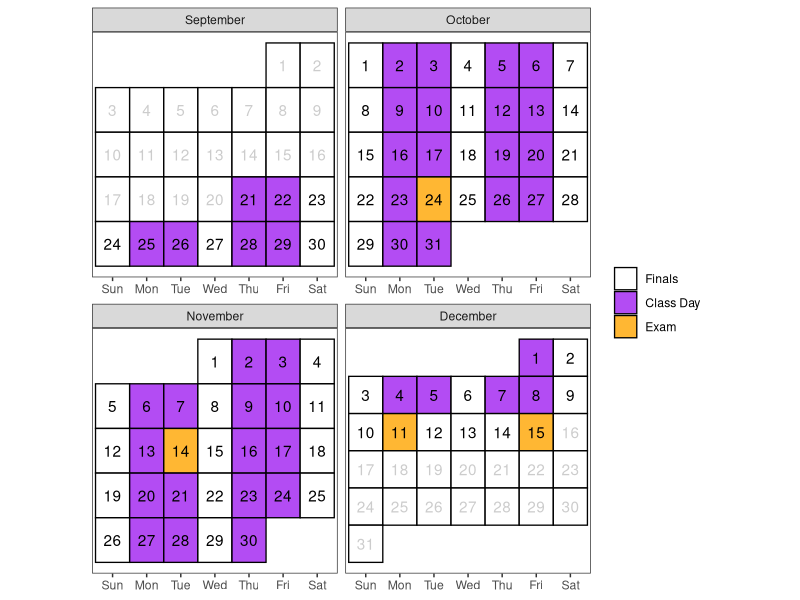
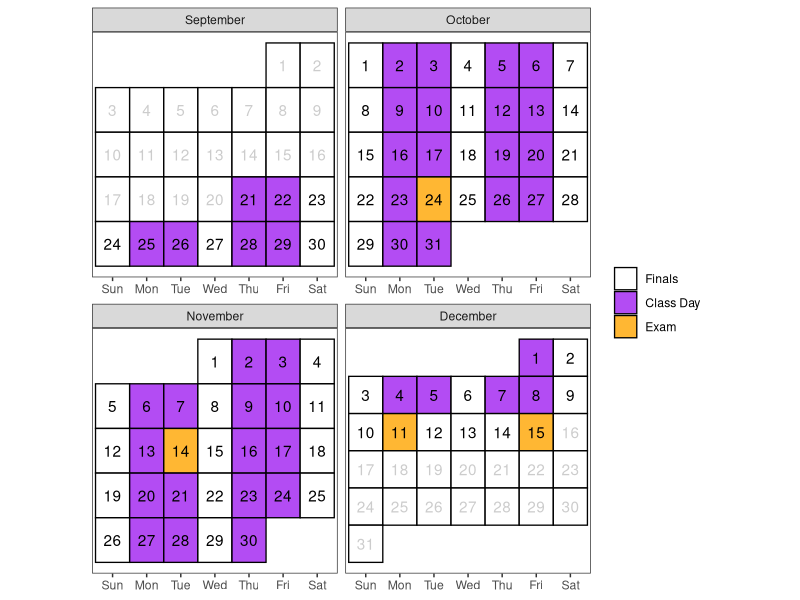
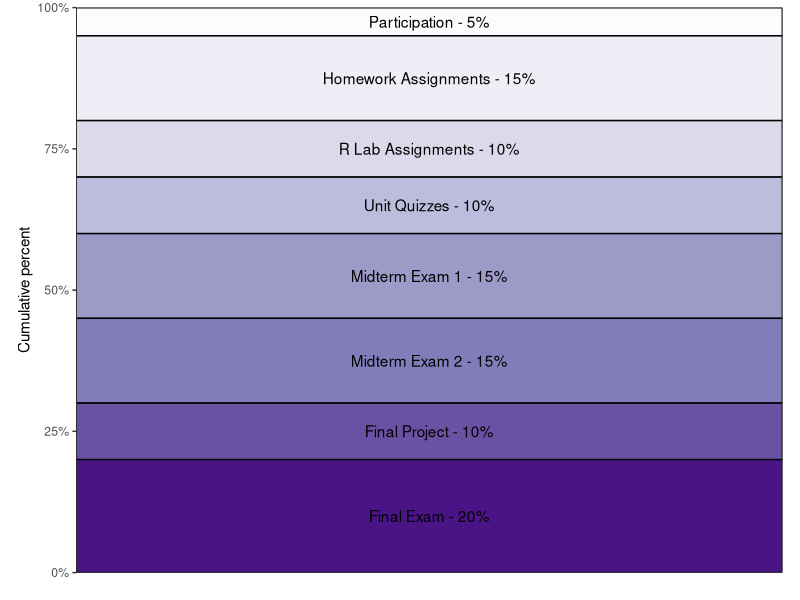

Generate these figures, in order, with R:
## ---- chunk 1
#| include: false

library(tidyverse)

# Create a calendar for your syllabus ----
# Source: http://svmiller.com/blog/2020/08/a-ggplot-calendar-for-your-semester/

# 1) what is the first Day of the semester?
# Any number of ways to identify dates in R, but we'll use {lubridate} and the ymd() function here.
# Format: YYYYMMDD
semester_dates <- seq(ymd(20230921), ymd(20231215), by=1)
# Weekday(s) of class
class_wdays <- c("Mon", "Tue", "Thu", "Fri")

not_here_dates <- c(
  # ymd("202311"),
  # ymd("20230220")
  # Break
  seq(ymd(20221120), ymd(20221124), by = 1)
  )

exam_dates <- c(ymd(20231024), 
                ymd(20231114),
                ymd(20231211),
                ymd(20231215)
                )

# project_dates <- c(ymd(20221104), ymd(20221205), ymd(20221209))
finals_week <- seq(ymd(20231210), ymd(20231215), by = 1)

# Custom function for treating the first day of the month as the first week 
# of the month up until the first Sunday 
# (unless Sunday was the start of the month)
wom <- function(date) {
    first <- wday(as.Date(paste(year(date), month(date), 1, sep = "-")))
    return((mday(date) + (first - 2)) %/% 7 + 1)
  }
# Create a data frame of dates, assign to Cal
Cal <- tibble(date = seq(ymd(20230901), ymd(20231231), by=1))  |>
  mutate(mon = lubridate::month(date, label = T, abbr = F),
         wkdy = weekdays(date, abbreviate = T),
         wkdy = fct_relevel(wkdy, "Sun", "Mon", "Tue", "Wed", "Thu","Fri","Sat"), # make sure Sunday comes first
         semester = date %in% semester_dates, 
         # project = date %in% project_dates,
         exams = date %in% exam_dates, # is it an exam?
         not_here = date %in% not_here_dates, # is it a day off?
         exam_wk = date %in% finals_week,
         day = lubridate::mday(date), 
         week = wom(date)
         ) |>
  mutate(category = case_when(
    # project ~ "Project",
    exams ~ "Exam",
    not_here ~ "Cal Poly Holiday",
    semester & wkdy %in% class_wdays & !not_here & !exam_wk | date == "2023-01-17" ~ "Class Day",
    semester ~ "Finals",
    TRUE ~ "NA"
  )
  )

class_cal <- Cal |> 
  ggplot(aes(wkdy, week)) +
  theme_bw() +
  theme(aspect.ratio = 1, 
        panel.grid.major.x = element_blank(),
        legend.position = "right",
        legend.title = element_blank(),
        axis.title.y = element_blank(), 
        axis.title.x = element_blank(),
        axis.ticks.y = element_blank(), 
        axis.text.y = element_blank()) +
  geom_tile(alpha=0.8, aes(fill=category), color="black", size=.45) +
  facet_wrap(~mon, scales = "free", ncol=2) +
  geom_text(aes(label = day, color = semester & (!not_here))) +
  # put your y-axis down, flip it, and reverse it
  scale_y_reverse(breaks=NULL) +
  # manually fill scale colors to something you like...
  scale_color_manual(values = c("FALSE" = "grey80", "TRUE" = "black"), guide = "none") + 
  scale_fill_manual(values=c("Class Day"="purple", 
                             "Finals"="white",
                             "Cal Poly Holiday" = "grey10",
                             "NA" = "white", # I like these whited out...
                             "Exam"="orange"),
                    #... but also suppress a label for a non-class semester day
                    breaks=c("Finals", "Cal Poly Holiday", "Class Day","Exam"))
class_cal

exam_days <- filter(Cal, category == "Exam") |>
  dplyr::mutate(topic = c("Midterm Exam 1",
                          "Midterm Exam 2",
                   "Final Exam (Section 02 at 7:10 - 10am) -- if you come to class 8am - 9am", 
                   "Final Exam (Section 01 at 7:10 - 10am) -- if you come to class 7am - 8am"),
         time = c("In Class", 
                  "In Class",
                  "7:10AM - 10:00AM", 
                  "7:10AM - 10:00AM"
                  )
         ) |>
  rowwise() |>
  mutate(sem_week = week(date),
         Date = paste(format(date, "%b %e"), sep = ",", collapse = ", "))

# project_days <- filter(Cal, category == "Project") |>
#   mutate(topic = c("Project Proposal Due", "Project Presentation Due", "Project Report Due"),
#          time = c("8pm", "8pm", "8pm")) |>
#   mutate(Date = format(date, "%b %e"),
#          sem_week = week(date))

class_days <- filter(Cal, category %in% c("Class Day")) |>
  mutate(sem_week = week(date)) |>
  group_by(sem_week) |>
  # group_by(sem_week) |>
  summarize(Date = paste(format(date, "%b %e"), sep = ",", collapse = ", ")) |>
  mutate(topic = c(
    "Ch. 0 - Welcome to Stat 218",
    "Ch. 1 - Introduction to Statistical Thinking",
    "Ch. 2 - Inference for One Proportion",
    "Ch. 4 - Analysis of a Single Categorical Variable",
    "Ch. 5 - Methods for Two Categorical Variables",
    "Ch. 6 - Methods for Describing a Numerical Variable",
    "Ch. 7 - Inferential Methods for a Single Numerical Variable",
    "Ch. 8 - Comparing a Numerical Variable Across Two Groups",
    "Ch. 9 - Comparing a Numerical Variable Across More than Two Groups",
    "THANKSGIVING BREAK, NO CLASS",
    "Ch. 10 - Methods for Two Numerical Variables",
    "Final Project")) |>
  # bind_rows(project_days) |>
  bind_rows(exam_days) |>
  arrange(sem_week) |>
  select(Date, Topic = topic)
## ---- chunk 2
#| echo: false
#| eval: true
#| warning: false
#| fig-width: 8
#| fig-height: 8
#| fig-pos: 'h'
class_cal
## ---- chunk 3
#| echo: false
#| eval: true
#| fig-pos: 'h'
class_days |>
kableExtra::kable(caption = "Tentative schedule of class topics:", format = "simple")
## ---- chunk 4
#| echo: false
library(RColorBrewer)
pal <- brewer.pal(n = 8, name = "Purples")

grades <- tribble(
  ~category,  ~percent,
  "Participation", 0.05,
  "Homework Assignments", 0.15,
  "R Lab Assignments", 0.10,
  "Unit Quizzes", 0.10,
  "Midterm Exam 1", 0.15, 
  "Midterm Exam 2", 0.15,
  "Final Project", 0.10,
  "Final Exam", 0.20
) |> 
  mutate(category = factor(category, 
                           levels = c(
                             "Participation",
                             "Homework Assignments",
                             "R Lab Assignments",
                             "Unit Quizzes",
                             "Midterm Exam 1",
                             "Midterm Exam 2",
                             "Final Project",
                             "Final Exam")
                           )
         ) |>  
  mutate(
    location = rep(1, 8) 
  )

grades |> 
  ggplot(aes(x = location, y = percent)) +
  geom_col(aes(fill = category), col = 'black') + 
  guides(fill = "none") + 
  geom_text(aes(x = rep(1, 8), 
                label = c(
                  "Participation - 5%",
                  "Homework Assignments - 15%",
                  "R Lab Assignments - 10%",
                  "Unit Quizzes - 10%",
                  "Midterm Exam 1 - 15%",
                  "Midterm Exam 2 - 15%",
                  "Final Project - 10%", 
                  "Final Exam - 20%"
                  ), 
                y = c(0.975, 0.875, 0.75, 0.65, 0.525, 0.375, 0.25, 0.1)
                )
            ) + 
  scale_x_discrete('', expand = c(0,0))+
  scale_y_continuous('Cumulative percent', labels = scales::percent, expand = c(0,0)) +
  theme_test() +
  theme(aspect.ratio = 0.8, axis.text.x = element_blank()) +
  scale_fill_manual(values = pal)
